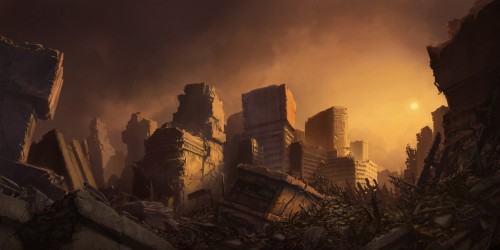
#> input picture data/t1.jpg, 500 x 250 px
$ jupyter execute 'Pratica3 - Filtragem no Domínio da Frequência.ipynb'
#> lines starting #> are read from the running program, lines starting #| are printed output that depends on the picture; after the words box and inside, x2 and y2 are one past the last pixel; in counts of white or black regions, pixels touching at a corner belong together
<a href="https://colab.research.google.com/github/VielF/ColabProjects/blob/main/Pr%C3%A1tica_Filtragem_no_Dom%C3%ADnio_da_Frequ%C3%AAncia.ipynb" target="_parent"></a>

Universidade do Vale do Itajaí<br>
Escola Politécnica<br>
Processamento Digital de Sinais: Imagens

# Prática com Filtros no domínio da Frequência

### Tutoriais da OpenCV

- https://docs.opencv.org/master/d9/df8/tutorial_root.html
- https://www.geeksforgeeks.org/opencv-python-tutorial/

## Usando a DFT e FFT da OpenCV

[cell 1]
import cv2
import numpy as np
import matplotlib.pyplot as plt
#from google.colab.patches import cv2_imshow

[cell 2]
img = cv2.imread('data/t1.jpg',0)
#> img: shape (250, 500); min 3, max 226, mean 58.9
f = np.fft.fft2(img)
fshift = np.fft.fftshift(f)
magnitude_spectrum = (20*np.log(np.abs(fshift) + 0.00001)/255)
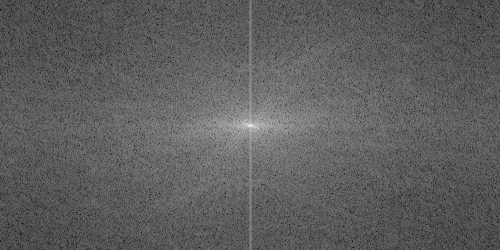
#> magnitude_spectrum: shape (250, 500) float64; min 0.17, max 1.24, mean 0.566; drawn with min black and max white
magnitude_spectrum = np.array(magnitude_spectrum, dtype=np.float32)

[cell 3]
plt.subplot(121),plt.imshow(img, cmap = 'gray')
plt.title('Input Image'), plt.xticks([]), plt.yticks([])
plt.subplot(122),plt.imshow(magnitude_spectrum, cmap = 'gray')
plt.title('Magnitude Spectrum'), plt.xticks([]), plt.yticks([])
plt.show()


#mostrando a imagem de entrada
cv2.imshow('in', img)
cv2.waitKey(0)
cv2.destroyAllWindows()

#mostrando a magnitude da TF
cv2.imshow('magnitude_spectrum', magnitude_spectrum)
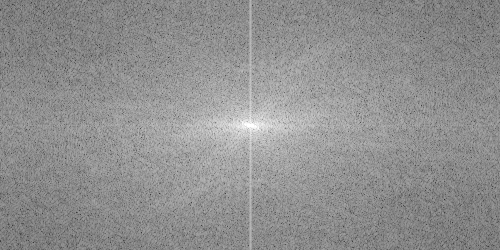
#> window 'magnitude_spectrum': shape (250, 500); min 43, max 255, mean 143.9
cv2.waitKey(0)
cv2.destroyAllWindows()

[cell 4]
img = cv2.imread('data/t1.jpg',0)
image_f32 = np.float32(img) # convert from uint8 into float32
dft = cv2.dft(image_f32, flags = cv2.DFT_COMPLEX_OUTPUT)
fft_shift = np.fft.fftshift(dft) #aplica FFT e posteriormente a desloca - dica é usar a função presente na numpy
magnitude_spectrum = 20 * np.log(cv2.magnitude(fft_shift[:, :, 0], fft_shift[:, :, 1])) # cria o espectro de magnitude

#caso use o colab, utilize o patch corretamente
cv2.imshow('img', img)
cv2.waitKey(0)
cv2.destroyAllWindows()

[cell 5]
# Calcular a Transformada de Fourier
img = cv2.imread('data/t1.jpg',0)
f = np.fft.fft2(img)
fshift = np.fft.fftshift(f)

# Criar o filtro passa-alta ideal
rows, cols = img.shape
#> rows = 250; cols = 500
crow, ccol = rows // 2, cols // 2
#> crow = 125; ccol = 250
raio = 30  # Defina o raio do filtro passa-alta aqui

mask = np.ones((rows, cols), np.uint8)
x, y = np.ogrid[:rows, :cols]
#> x = 250 values from 0 to 249
mask_area = (x - crow) ** 2 + (y - ccol) ** 2 <= raio ** 2
mask[mask_area] = 0

[cell 6]
fshift *= mask

# Calcular o espectro de magnitude da imagem original
magnitude_spectrum_original = 20 * np.log(np.abs(fshift) + 0.00001)
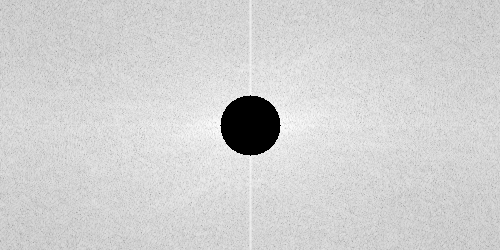
#> magnitude_spectrum_original: shape (250, 500) float64; min -230.3, max 214.4, mean 134.8; drawn with min black and max white

# Inverter o shift para obter a TF original
f_ishift = np.fft.ifftshift(fshift)

# Aplicar a Transformada Inversa de Fourier (TIF)
img_back = np.fft.ifft2(f_ishift)
img_back = np.abs(img_back)

# Normalizar a imagem para o intervalo 0-255
img_back = (img_back - img_back.min()) / (img_back.max() - img_back.min()) * 255
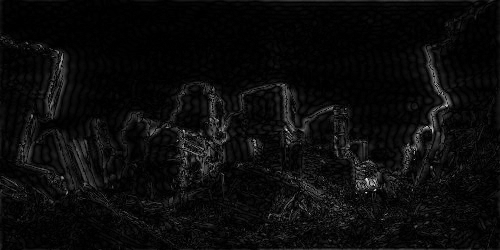
#> img_back: shape (250, 500) float64; min 0, max 255, mean 11.8

# Converter para tipo de dado uint8 (8 bits)
img_back = img_back.astype(np.uint8)

# Calcular o espectro de magnitude da imagem filtrada
# Aplicar fftshift antes de calcular o espectro de magnitude
fshift = np.fft.fftshift(f)
magnitude_spectrum_filtered = 20 * np.log(np.abs(fshift) + 0.00001)

# Exibir a imagem original, a imagem filtrada e seus espectros de magnitude
plt.figure(figsize=(12, 8))

plt.subplot(221), plt.imshow(img, cmap='gray')
plt.title('Input Image'), plt.xticks([]), plt.yticks([])

plt.subplot(222), plt.imshow(magnitude_spectrum_original, cmap='gray')
plt.title('Magnitude Spectrum (Original Image)'), plt.xticks([]), plt.yticks([])

plt.subplot(223), plt.imshow(img_back, cmap='gray')
plt.title('Filtered Image'), plt.xticks([]), plt.yticks([])

plt.subplot(224), plt.imshow(magnitude_spectrum_filtered, cmap='gray')
plt.title('Magnitude Spectrum (Filtered Image)'), plt.xticks([]), plt.yticks([])

plt.show()

## Criando outros kernels - Gaussiano e Butterworth

### Filtro passa-baixa

O filtro passa-baixa, que retém as informações de baixa frequência da transformada de Fourier e filtra as informações de alta frequência, tornará a imagem mais desfocada. Os filtros passa-baixa comumente usados incluem filtro passa-baixo ideal, filtro passa-baixo Butterworth e filtro passa-baixo Gaussiano. Suponha que a altura e a largura da transformada de Fourier sejam H e W, o valor máximo do espectro de Fourier está no ponto central (maxR,maxC) e D(r,c) representa a distância do ponto (r,c) até o ponto central

### Filtro passa-alta

O filtro passa-alta retém as informações de alta frequência da imagem e filtra as informações de baixa frequência, o que torna os detalhes da imagem mais óbvios. Os filtros passa-alta comumente usados incluem filtro passa-alto ideal, filtro passa-alto Butterworth e filtro passa-alto gaussiano. Três tipos de filtros passa-altas podem ser expressos da seguinte forma

### Filtro passa-banda

O filtro passa-banda serve para reter apenas a banda de frequência de uma determinada área e filtrar as informações de frequência, que podem selecionar seletivamente parte das informações da imagem. Os filtros passa-banda comumente usados incluem filtro passa-banda ideal, filtro passa-banda Butterworth e filtro passa-banda gaussiano. Assumindo que BW representa a largura de banda e D0 representa o centro radial da largura de banda, os três filtros passa banda podem ser expressos da seguinte forma

### Filtro rejeita-banda

Em contraste com o filtro passa-banda, o filtro de rejeita-banda se refere a filtrar ou enfraquecer a banda de frequência na faixa especificada. Os filtros de rejeita-banda comumente usados incluem filtro de parada de banda ideal, filtro de parada de banda Butterworth e filtro de parada de banda Gaussiana. Os três filtros de parada de banda são representados da seguinte forma

### Funções

[cell 7]
def createPB(shape, center, radius, lpType=2, n=2):
    rows, cols = shape
    r, c = np.mgrid[:rows, :cols]
    c -= center[0]
    r -= center[1]
    d = np.sqrt(c**2 + r**2)

    lpFilter = np.ones((rows, cols), np.float32)

    if lpType == 0:  # Ideal low-pass filter
        lpFilter[d <= radius] = 0
    elif lpType == 1:  # Butterworth low-pass filter
        lpFilter = 1 / (1 + (d / radius)**(2*n))
    elif lpType == 2:  # Gaussian low-pass filter
        lpFilter = np.exp(-(d**2) / (2 * (radius**2)))

    return lpFilter

def createPA(shape, center, radius, lpType=2, n=2):
    rows, cols = shape
    r, c = np.mgrid[:rows, :cols]
    c -= center[0]
    r -= center[1]
    d = np.sqrt(c**2 + r**2)

    lpFilter = np.ones((rows, cols), np.float32)

    if lpType == 0:  # Ideal high-pass filter
        lpFilter[d <= radius] = 0
    elif lpType == 1:  # Butterworth high-pass filter
        d[d == 0] = 1  # Avoid division by zero
        lpFilter = 1 / (1 + (radius / d)**(2*n))
    elif lpType == 2:  # Gaussian high-pass filter
        lpFilter = 1 - np.exp(-(d**2) / (2 * (radius**2)))

    return lpFilter

def createPF(shape, center, bandCenter, bandWidth, lpType=2, n=2):
    rows, cols = shape
    r, c = np.mgrid[:rows, :cols]
    c -= center[0]
    r -= center[1]
    d = np.sqrt(c**2 + r**2)

    lpFilter = np.zeros((rows, cols), np.float32)

    if lpType == 0:  # Ideal band-pass filter
        lpFilter[(d >= bandCenter - bandWidth/2) & (d <= bandCenter + bandWidth/2)] = 1
    elif lpType == 1:  # Butterworth band-pass filter
        lpFilter = 1 / (1 + ((d**n - bandCenter**n) / (d**n * bandWidth/2)**n))
    elif lpType == 2:  # Gaussian band-pass filter
        lpFilter = np.exp(-((d - bandCenter)**2) / (2 * (bandWidth/2)**2))

    return lpFilter

def createRF(shape, center, bandCenter, bandWidth, lpType=2, n=2):
    rows, cols = shape
    r, c = np.mgrid[:rows, :cols]
    c -= center[0]
    r -= center[1]
    d = np.sqrt(c**2 + r**2)

    lpFilter = np.zeros((rows, cols), np.float32)

    if lpType == 0:  # Ideal band stop filter
        lpFilter[(d >= bandCenter - bandWidth/2) & (d <= bandCenter + bandWidth/2)] = 1
    elif lpType == 1:  # Butterworth band stop filter
        lpFilter = 1 / (1 + ((d**n - bandCenter**n) / (d**n * bandWidth/2)**n))
    elif lpType == 2:  # Gaussian band stop filter
        lpFilter = np.exp(-((d - bandCenter)**2) / (2 * (bandWidth/2)**2))

    return lpFilter

[cell 8]
img = cv2.imread('data/t1.jpg',0)

# Converter para float32
image_f32 = np.float32(img)

# Aplicar DFT
dft = cv2.dft(image_f32, flags=cv2.DFT_COMPLEX_OUTPUT)

# Aplicar FFT e deslocamento da FFT
fft_shift = np.fft.fftshift(dft)

# Calcular o espectro de magnitude
magnitude_spectrum = 20 * np.log(cv2.magnitude(fft_shift[:, :, 0], fft_shift[:, :, 1]))

# Exibir a imagem original
cv2.imshow('img', img)
cv2.waitKey(0)
cv2.destroyAllWindows()

'''
 Pode-se seguir as dicas a seguir para implementar essa normalização
    - Aplicar o absoluto, seguido pela subtração entre os valores - np.abs
    - Subtrair os valores dos pixels do valor do menor pixel - .min
    - Multiplcar a imagem por 255 e dividir pelo pixel de maior valor - .max
    - fazer um cast para 8 bits pela própria Numpy - astype()
'''

# Normalizar o espectro de magnitude para o intervalo 0-255
magnitude_spectrum -= magnitude_spectrum.min()
magnitude_spectrum = magnitude_spectrum / magnitude_spectrum.max() * 255

# Converter para tipo de dado uint8 (8 bits)
magnitude_spectrum = magnitude_spectrum.astype(np.uint8)

# Exibir o espectro de magnitude
cv2.imshow('magnitude_spectrum', magnitude_spectrum)
cv2.waitKey(0)
cv2.destroyAllWindows()

[cell 9]
img = cv2.imread('data/t1.jpg', 0)

# Calcular a Transformada de Fourier
f = np.fft.fft2(img)
fshift = np.fft.fftshift(f)

# Obter o tamanho da imagem no domínio da frequência
nrows, ncols = fshift.shape
#> nrows = 250; ncols = 500

# Calcular o valor real, imaginário e amplitude
real = np.power(np.abs(fshift), 2)  # Não há necessidade de acessar uma terceira dimensão aqui
imaginary = np.zeros_like(fshift)  # Não há componente imaginária para uma imagem no domínio da frequência
amplitude = np.abs(fshift)

# Encontrar a posição do máximo valor de amplitude
minValue, maxValue, minLoc, maxLoc = cv2.minMaxLoc(amplitude)
#> minValue = 8.69; maxValue = 7367075; minLoc = (444, 199); maxLoc = (250, 125)

[cell 10]
# Criar máscaras para diferentes tipos de filtros
maskPB = createPB(fshift.shape, center=maxLoc, radius=35, lpType=1, n=2)
#> in createPB, `c -= center[0]`:
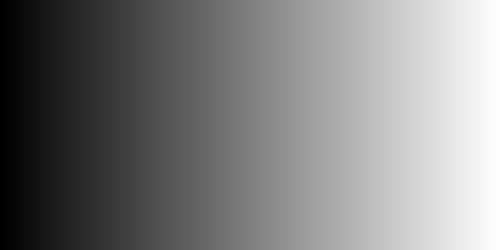
#> c: shape (250, 500) int64; min -250, max 249, mean -0.5; drawn with min black and max white
#> in createPB, `r -= center[1]`:
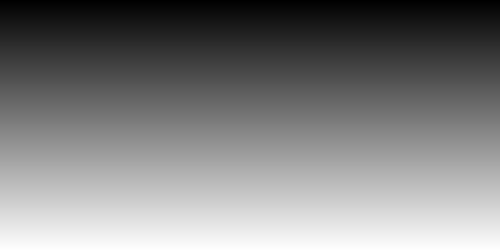
#> r: shape (250, 500) int64; min -125, max 124, mean -0.5; drawn with min black and max white
#> in createPB, `d = np.sqrt(c**2 + r**2)`:
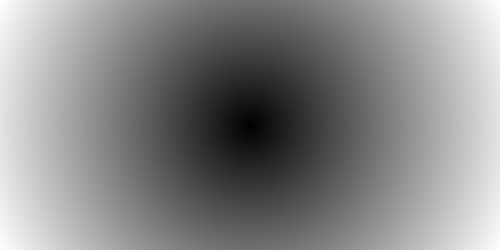
#> d: shape (250, 500) float64; min 0, max 279.5, mean 148.3; drawn with min black and max white
maskPA = createPA(fshift.shape, center=maxLoc, radius=35, lpType=1, n=1)
#> in createPA, `d[d == 0] = 1`: d: shape (250, 500) float64; under 0.01% of pixels changed, all inside (x1, y1, x2, y2) = (250, 125, 251, 126)
maskPF = createPF(shape=fshift.shape, center=maxLoc, bandCenter=1, bandWidth=400, lpType=2, n=2)
maskRF = createRF(shape=fshift.shape, center=maxLoc, bandCenter=50, bandWidth=50, lpType=2, n=2)
#> in createRF, `lpFilter = np.exp(-((d - bandCenter)**2) / (2 * (bandWidth/2)**2))`:
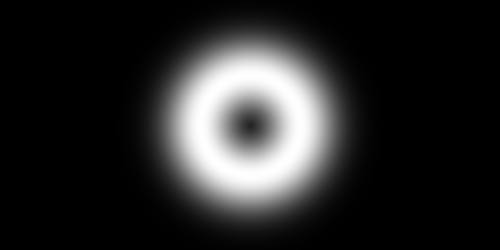
#> lpFilter: shape (250, 500) float64; min 5e-19, max 1, mean 0.158

# Aplicar as máscaras
filtered_freq_PB = fshift * maskPB
filtered_freq_PA = fshift * maskPA
filtered_freq_PF = fshift * maskPF
filtered_freq_RF = fshift * maskRF

# Inverter o deslocamento
f_ishift_PB = np.fft.ifftshift(filtered_freq_PB)
f_ishift_PA = np.fft.ifftshift(filtered_freq_PA)
f_ishift_PF = np.fft.ifftshift(filtered_freq_PF)
f_ishift_RF = np.fft.ifftshift(filtered_freq_RF)

# Aplicar a Transformada Inversa de Fourier (TIF)
img_back_PB = np.fft.ifft2(f_ishift_PB)
img_back_PA = np.fft.ifft2(f_ishift_PA)
img_back_PF = np.fft.ifft2(f_ishift_PF)
img_back_RF = np.fft.ifft2(f_ishift_RF)

# Recuperar a magnitude (intensidade) das imagens
img_back_PB = np.abs(img_back_PB)
img_back_PA = np.abs(img_back_PA)
img_back_PF = np.abs(img_back_PF)
img_back_RF = np.abs(img_back_RF)

# Normalizar as imagens para o intervalo 0-255
img_back_PB = (img_back_PB - img_back_PB.min()) / (img_back_PB.max() - img_back_PB.min()) * 255
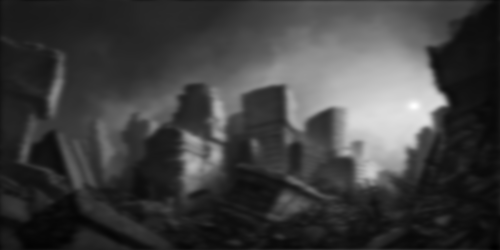
#> img_back_PB: shape (250, 500) float64; min 0, max 255, mean 63.7
img_back_PA = (img_back_PA - img_back_PA.min()) / (img_back_PA.max() - img_back_PA.min()) * 255
img_back_PF = (img_back_PF - img_back_PF.min()) / (img_back_PF.max() - img_back_PF.min()) * 255
img_back_RF = (img_back_RF - img_back_RF.min()) / (img_back_RF.max() - img_back_RF.min()) * 255

# Converter para tipo de dado uint8 (8 bits)
img_back_PB = img_back_PB.astype(np.uint8)
img_back_PA = img_back_PA.astype(np.uint8)
img_back_PF = img_back_PF.astype(np.uint8)
img_back_RF = img_back_RF.astype(np.uint8)

[cell 11]
# Exibir as imagens e seus espectros de magnitude
plt.figure(figsize=(12, 12))

plt.subplot(221), plt.imshow(img_back_PB, cmap='gray')
plt.title('Filtered Image (Passa-Baixa)'), plt.xticks([]), plt.yticks([])

plt.subplot(222), plt.imshow(img_back_PA, cmap='gray')
plt.title('Filtered Image (Passa-Alta)'), plt.xticks([]), plt.yticks([])

plt.subplot(223), plt.imshow(img_back_PF, cmap='gray')
plt.title('Filtered Image (Passa-Faixa)'), plt.xticks([]), plt.yticks([])

plt.subplot(224), plt.imshow(img_back_RF, cmap='gray')
plt.title('Filtered Image (Rejeita-Faixa)'), plt.xticks([]), plt.yticks([])

plt.show()

# Exibir os espectros de magnitude
plt.figure(figsize=(12, 12))

plt.subplot(221), plt.imshow(np.log(amplitude), cmap='gray')
plt.title('Magnitude Spectrum'), plt.xticks([]), plt.yticks([])

plt.subplot(222), plt.imshow(np.log(np.abs(filtered_freq_PB)), cmap='gray')
plt.title('Filtered Magnitude Spectrum (Passa-Baixa)'), plt.xticks([]), plt.yticks([])

plt.subplot(223), plt.imshow(np.log(np.abs(filtered_freq_PA)), cmap='gray')
plt.title('Filtered Magnitude Spectrum (Passa-Alta)'), plt.xticks([]), plt.yticks([])

plt.subplot(224), plt.imshow(np.log(np.abs(filtered_freq_PF)), cmap='gray')
plt.title('Filtered Magnitude Spectrum (Passa-Faixa)'), plt.xticks([]), plt.yticks([])

plt.show()
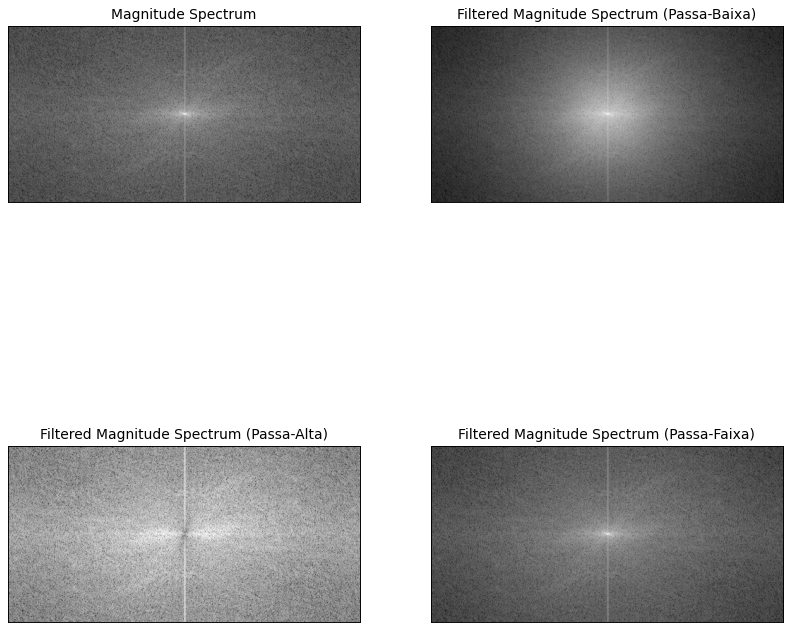
#> figure drawn by matplotlib, 4 panels

# Exibir as máscaras
plt.figure(figsize=(12, 12))

plt.subplot(221), plt.imshow(maskPB, cmap='gray')
plt.title('Passa-Baixa Ideal'), plt.xticks([]), plt.yticks([])

plt.subplot(222), plt.imshow(maskPA, cmap='gray')
plt.title('Passa-Alta Ideal'), plt.xticks([]), plt.yticks([])

plt.subplot(223), plt.imshow(maskPF, cmap='gray')
plt.title('Passa-Faixa Ideal'), plt.xticks([]), plt.yticks([])

plt.subplot(224), plt.imshow(maskRF, cmap='gray')
plt.title('Rejeita-Faixa Ideal'), plt.xticks([]), plt.yticks([])

plt.show()

$ run again, with data/t2.jpg copied over data/t1.jpg
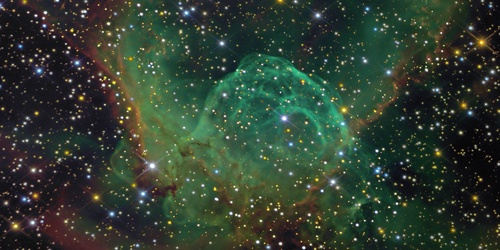
#> input picture data/t2.jpg, 500 x 250 px
#> `img_back = np.abs(img_back)`:
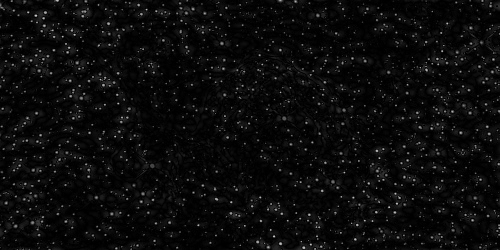
#> img_back: shape (250, 500) float64; min 0.000209, max 202, mean 11.4
#> minValue = 6.6; maxValue = 7116551; minLoc = (234, 16); maxLoc = (250, 125)
#> `plt.show()`:
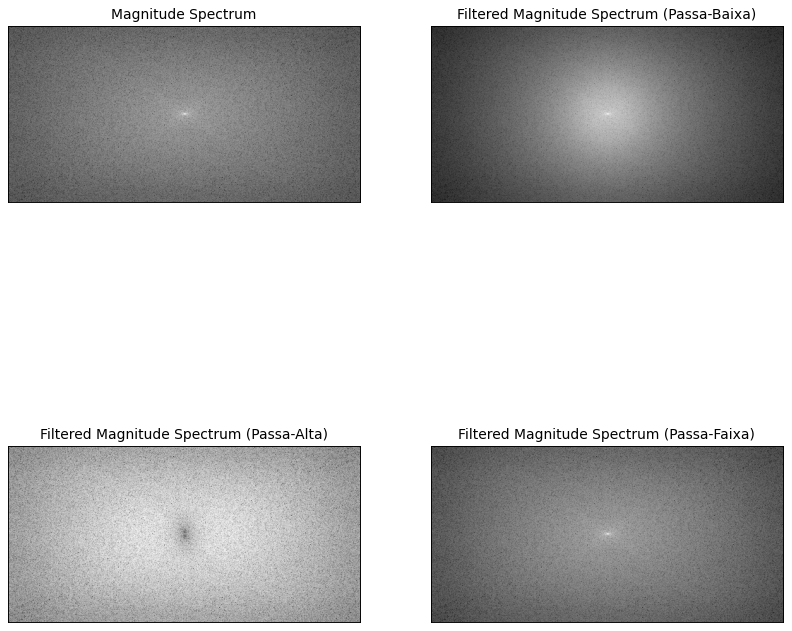
#> figure drawn by matplotlib, 4 panels
